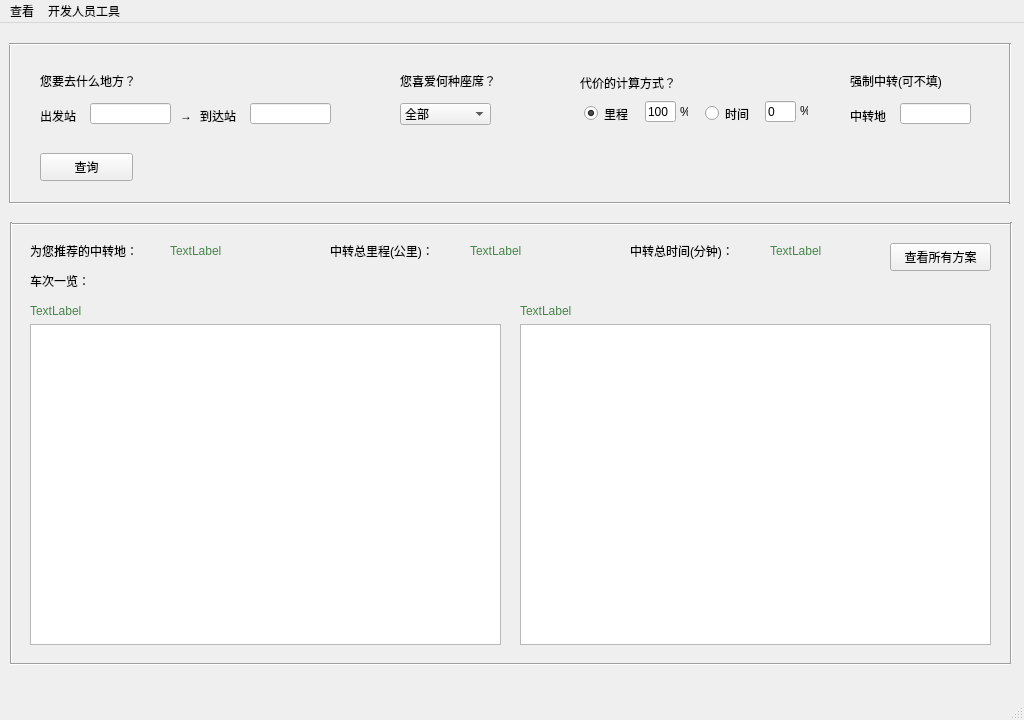
<?xml version="1.0" encoding="UTF-8"?>
<ui version="4.0">
 <class>MainWindow</class>
 <widget class="QMainWindow" name="MainWindow">
  <property name="geometry">
   <rect>
    <x>0</x>
    <y>0</y>
    <width>1024</width>
    <height>720</height>
   </rect>
  </property>
  <property name="windowTitle">
   <string>TicketAdvisor</string>
  </property>
  <widget class="QWidget" name="centralwidget">
   <widget class="QComboBox" name="comboBox">
    <property name="geometry">
     <rect>
      <x>400</x>
      <y>80</y>
      <width>91</width>
      <height>22</height>
     </rect>
    </property>
    <item>
     <property name="text">
      <string>全部</string>
     </property>
    </item>
    <item>
     <property name="text">
      <string>高铁动车</string>
     </property>
    </item>
    <item>
     <property name="text">
      <string>普速列车</string>
     </property>
    </item>
   </widget>
   <widget class="QLineEdit" name="lineEdit">
    <property name="geometry">
     <rect>
      <x>90</x>
      <y>80</y>
      <width>81</width>
      <height>21</height>
     </rect>
    </property>
    <property name="text">
     <string/>
    </property>
   </widget>
   <widget class="QLineEdit" name="lineEdit_2">
    <property name="geometry">
     <rect>
      <x>250</x>
      <y>80</y>
      <width>81</width>
      <height>21</height>
     </rect>
    </property>
    <property name="text">
     <string/>
    </property>
   </widget>
   <widget class="QLabel" name="label">
    <property name="geometry">
     <rect>
      <x>180</x>
      <y>85</y>
      <width>15</width>
      <height>15</height>
     </rect>
    </property>
    <property name="text">
     <string>→</string>
    </property>
   </widget>
   <widget class="QLabel" name="label_2">
    <property name="geometry">
     <rect>
      <x>40</x>
      <y>50</y>
      <width>120</width>
      <height>15</height>
     </rect>
    </property>
    <property name="text">
     <string>您要去什么地方？</string>
    </property>
   </widget>
   <widget class="QLabel" name="label_3">
    <property name="geometry">
     <rect>
      <x>200</x>
      <y>85</y>
      <width>72</width>
      <height>15</height>
     </rect>
    </property>
    <property name="text">
     <string>到达站</string>
    </property>
   </widget>
   <widget class="QLabel" name="label_4">
    <property name="geometry">
     <rect>
      <x>40</x>
      <y>85</y>
      <width>71</width>
      <height>16</height>
     </rect>
    </property>
    <property name="text">
     <string>出发站</string>
    </property>
   </widget>
   <widget class="QLabel" name="label_5">
    <property name="geometry">
     <rect>
      <x>400</x>
      <y>50</y>
      <width>120</width>
      <height>15</height>
     </rect>
    </property>
    <property name="text">
     <string>您喜爱何种座席？</string>
    </property>
   </widget>
   <widget class="QPushButton" name="pushButton">
    <property name="geometry">
     <rect>
      <x>40</x>
      <y>130</y>
      <width>93</width>
      <height>28</height>
     </rect>
    </property>
    <property name="text">
     <string>查询</string>
    </property>
   </widget>
   <widget class="Line" name="line_2">
    <property name="geometry">
     <rect>
      <x>0</x>
      <y>20</y>
      <width>20</width>
      <height>161</height>
     </rect>
    </property>
    <property name="orientation">
     <enum>Qt::Vertical</enum>
    </property>
   </widget>
   <widget class="Line" name="line_3">
    <property name="geometry">
     <rect>
      <x>1000</x>
      <y>20</y>
      <width>20</width>
      <height>161</height>
     </rect>
    </property>
    <property name="orientation">
     <enum>Qt::Vertical</enum>
    </property>
   </widget>
   <widget class="Line" name="line_4">
    <property name="geometry">
     <rect>
      <x>9</x>
      <y>170</y>
      <width>1001</width>
      <height>20</height>
     </rect>
    </property>
    <property name="orientation">
     <enum>Qt::Horizontal</enum>
    </property>
   </widget>
   <widget class="Line" name="line_5">
    <property name="geometry">
     <rect>
      <x>9</x>
      <y>20</y>
      <width>1001</width>
      <height>3</height>
     </rect>
    </property>
    <property name="orientation">
     <enum>Qt::Horizontal</enum>
    </property>
   </widget>
   <widget class="QLabel" name="label_7">
    <property name="geometry">
     <rect>
      <x>170</x>
      <y>220</y>
      <width>81</width>
      <height>16</height>
     </rect>
    </property>
    <property name="styleSheet">
     <string notr="true">color:rgb(71,132,75)</string>
    </property>
    <property name="text">
     <string>TextLabel</string>
    </property>
   </widget>
   <widget class="QLabel" name="label_8">
    <property name="geometry">
     <rect>
      <x>30</x>
      <y>250</y>
      <width>72</width>
      <height>15</height>
     </rect>
    </property>
    <property name="text">
     <string>车次一览：</string>
    </property>
   </widget>
   <widget class="QLabel" name="label_9">
    <property name="geometry">
     <rect>
      <x>30</x>
      <y>280</y>
      <width>161</width>
      <height>16</height>
     </rect>
    </property>
    <property name="styleSheet">
     <string notr="true">color:rgb(71,132,75)</string>
    </property>
    <property name="text">
     <string>TextLabel</string>
    </property>
   </widget>
   <widget class="QLabel" name="label_10">
    <property name="geometry">
     <rect>
      <x>520</x>
      <y>280</y>
      <width>161</width>
      <height>16</height>
     </rect>
    </property>
    <property name="styleSheet">
     <string notr="true">color:rgb(71,132,75)</string>
    </property>
    <property name="text">
     <string>TextLabel</string>
    </property>
   </widget>
   <widget class="QLabel" name="label_11">
    <property name="geometry">
     <rect>
      <x>30</x>
      <y>220</y>
      <width>131</width>
      <height>16</height>
     </rect>
    </property>
    <property name="text">
     <string>为您推荐的中转地：</string>
    </property>
   </widget>
   <widget class="Line" name="line_6">
    <property name="geometry">
     <rect>
      <x>10</x>
      <y>200</y>
      <width>1001</width>
      <height>3</height>
     </rect>
    </property>
    <property name="orientation">
     <enum>Qt::Horizontal</enum>
    </property>
   </widget>
   <widget class="Line" name="line_7">
    <property name="geometry">
     <rect>
      <x>10</x>
      <y>199</y>
      <width>3</width>
      <height>441</height>
     </rect>
    </property>
    <property name="orientation">
     <enum>Qt::Vertical</enum>
    </property>
   </widget>
   <widget class="Line" name="line_8">
    <property name="geometry">
     <rect>
      <x>1010</x>
      <y>199</y>
      <width>3</width>
      <height>441</height>
     </rect>
    </property>
    <property name="orientation">
     <enum>Qt::Vertical</enum>
    </property>
   </widget>
   <widget class="Line" name="line_9">
    <property name="geometry">
     <rect>
      <x>10</x>
      <y>640</y>
      <width>1001</width>
      <height>3</height>
     </rect>
    </property>
    <property name="orientation">
     <enum>Qt::Horizontal</enum>
    </property>
   </widget>
   <widget class="QLabel" name="label_6">
    <property name="geometry">
     <rect>
      <x>850</x>
      <y>50</y>
      <width>131</width>
      <height>16</height>
     </rect>
    </property>
    <property name="text">
     <string>强制中转(可不填)</string>
    </property>
   </widget>
   <widget class="QLabel" name="label_12">
    <property name="geometry">
     <rect>
      <x>850</x>
      <y>85</y>
      <width>45</width>
      <height>15</height>
     </rect>
    </property>
    <property name="text">
     <string>中转地</string>
    </property>
   </widget>
   <widget class="QLineEdit" name="lineEdit_3">
    <property name="geometry">
     <rect>
      <x>900</x>
      <y>80</y>
      <width>71</width>
      <height>21</height>
     </rect>
    </property>
    <property name="text">
     <string/>
    </property>
   </widget>
   <widget class="QPushButton" name="pushButton_2">
    <property name="geometry">
     <rect>
      <x>890</x>
      <y>220</y>
      <width>101</width>
      <height>28</height>
     </rect>
    </property>
    <property name="text">
     <string>查看所有方案</string>
    </property>
   </widget>
   <widget class="QLabel" name="label_13">
    <property name="geometry">
     <rect>
      <x>330</x>
      <y>220</y>
      <width>141</width>
      <height>16</height>
     </rect>
    </property>
    <property name="text">
     <string>中转总里程(公里)：</string>
    </property>
   </widget>
   <widget class="QLabel" name="label_14">
    <property name="geometry">
     <rect>
      <x>470</x>
      <y>220</y>
      <width>72</width>
      <height>15</height>
     </rect>
    </property>
    <property name="styleSheet">
     <string notr="true">color:rgb(71,132,75)</string>
    </property>
    <property name="text">
     <string>TextLabel</string>
    </property>
   </widget>
   <widget class="QRadioButton" name="radioButton">
    <property name="geometry">
     <rect>
      <x>584</x>
      <y>81</y>
      <width>57</width>
      <height>19</height>
     </rect>
    </property>
    <property name="text">
     <string>里程</string>
    </property>
    <property name="checked">
     <bool>true</bool>
    </property>
   </widget>
   <widget class="QRadioButton" name="radioButton_2">
    <property name="geometry">
     <rect>
      <x>705</x>
      <y>81</y>
      <width>57</width>
      <height>19</height>
     </rect>
    </property>
    <property name="text">
     <string>时间</string>
    </property>
   </widget>
   <widget class="QLabel" name="label_17">
    <property name="geometry">
     <rect>
      <x>580</x>
      <y>50</y>
      <width>121</width>
      <height>20</height>
     </rect>
    </property>
    <property name="toolTip">
     <string>&lt;html&gt;&lt;head/&gt;&lt;body&gt;&lt;p&gt;此处设定如何计算下方窗格中车次的“代价”值。例如，若里程被设定为30%，则代价=30%*里程+70%*时间（绝对数值）。选中单选按钮将把对应项的权重设为100%。&lt;/p&gt;&lt;/body&gt;&lt;/html&gt;</string>
    </property>
    <property name="text">
     <string>代价的计算方式？</string>
    </property>
   </widget>
   <widget class="QLineEdit" name="lineEdit_4">
    <property name="geometry">
     <rect>
      <x>645</x>
      <y>78</y>
      <width>31</width>
      <height>21</height>
     </rect>
    </property>
    <property name="text">
     <string>100</string>
    </property>
   </widget>
   <widget class="QLineEdit" name="lineEdit_5">
    <property name="geometry">
     <rect>
      <x>765</x>
      <y>78</y>
      <width>31</width>
      <height>21</height>
     </rect>
    </property>
    <property name="text">
     <string>0</string>
    </property>
   </widget>
   <widget class="QLabel" name="label_15">
    <property name="geometry">
     <rect>
      <x>680</x>
      <y>81</y>
      <width>8</width>
      <height>15</height>
     </rect>
    </property>
    <property name="text">
     <string>%</string>
    </property>
   </widget>
   <widget class="QLabel" name="label_16">
    <property name="geometry">
     <rect>
      <x>800</x>
      <y>80</y>
      <width>8</width>
      <height>15</height>
     </rect>
    </property>
    <property name="text">
     <string>%</string>
    </property>
   </widget>
   <widget class="QTableWidget" name="tableWidget">
    <property name="geometry">
     <rect>
      <x>30</x>
      <y>301</y>
      <width>471</width>
      <height>321</height>
     </rect>
    </property>
   </widget>
   <widget class="QTableWidget" name="tableWidget_2">
    <property name="geometry">
     <rect>
      <x>520</x>
      <y>301</y>
      <width>471</width>
      <height>321</height>
     </rect>
    </property>
   </widget>
   <widget class="QLabel" name="label_18">
    <property name="geometry">
     <rect>
      <x>630</x>
      <y>220</y>
      <width>141</width>
      <height>16</height>
     </rect>
    </property>
    <property name="text">
     <string>中转总时间(分钟)：</string>
    </property>
   </widget>
   <widget class="QLabel" name="label_19">
    <property name="geometry">
     <rect>
      <x>770</x>
      <y>220</y>
      <width>72</width>
      <height>15</height>
     </rect>
    </property>
    <property name="styleSheet">
     <string notr="true">color:rgb(71,132,75)</string>
    </property>
    <property name="text">
     <string>TextLabel</string>
    </property>
   </widget>
  </widget>
  <widget class="QMenuBar" name="menubar">
   <property name="geometry">
    <rect>
     <x>0</x>
     <y>0</y>
     <width>1024</width>
     <height>26</height>
    </rect>
   </property>
   <widget class="QMenu" name="menu">
    <property name="title">
     <string>开发人员工具</string>
    </property>
    <addaction name="actionbianjizhishiku"/>
   </widget>
   <widget class="QMenu" name="menu_2">
    <property name="title">
     <string>查看</string>
    </property>
    <addaction name="actionzhishiku"/>
    <addaction name="actionshishiku"/>
   </widget>
   <addaction name="menu_2"/>
   <addaction name="menu"/>
  </widget>
  <widget class="QStatusBar" name="statusbar"/>
  <action name="actionbianjizhishiku">
   <property name="text">
    <string>编辑知识库</string>
   </property>
  </action>
  <action name="actionzhishiku">
   <property name="text">
    <string>知识库</string>
   </property>
  </action>
  <action name="actionshishiku">
   <property name="text">
    <string>事实库</string>
   </property>
  </action>
 </widget>
 <resources/>
 <connections/>
</ui>
